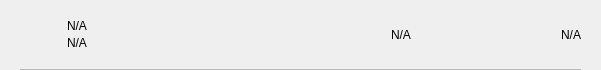
<?xml version="1.0" encoding="UTF-8"?>
<ui version="4.0">
 <class>TxRow</class>
 <widget class="QWidget" name="TxRow">
  <property name="geometry">
   <rect>
    <x>0</x>
    <y>0</y>
    <width>601</width>
    <height>70</height>
   </rect>
  </property>
  <property name="minimumSize">
   <size>
    <width>0</width>
    <height>40</height>
   </size>
  </property>
  <property name="windowTitle">
   <string>Form</string>
  </property>
  <layout class="QVBoxLayout" name="verticalLayout_3">
   <property name="spacing">
    <number>0</number>
   </property>
   <property name="leftMargin">
    <number>0</number>
   </property>
   <property name="topMargin">
    <number>0</number>
   </property>
   <property name="rightMargin">
    <number>0</number>
   </property>
   <property name="bottomMargin">
    <number>0</number>
   </property>
   <item>
    <widget class="QWidget" name="rowContainer" native="true">
     <layout class="QVBoxLayout" name="verticalLayout_2">
      <property name="spacing">
       <number>9</number>
      </property>
      <property name="leftMargin">
       <number>20</number>
      </property>
      <property name="topMargin">
       <number>9</number>
      </property>
      <property name="rightMargin">
       <number>20</number>
      </property>
      <property name="bottomMargin">
       <number>0</number>
      </property>
      <item>
       <widget class="QFrame" name="frame">
        <property name="styleSheet">
         <string notr="true">border:none;</string>
        </property>
        <property name="frameShape">
         <enum>QFrame::StyledPanel</enum>
        </property>
        <property name="frameShadow">
         <enum>QFrame::Raised</enum>
        </property>
        <layout class="QHBoxLayout" name="horizontalLayout" stretch="0,2,1,0">
         <property name="leftMargin">
          <number>0</number>
         </property>
         <property name="topMargin">
          <number>0</number>
         </property>
         <property name="rightMargin">
          <number>0</number>
         </property>
         <property name="bottomMargin">
          <number>0</number>
         </property>
         <item>
          <widget class="QPushButton" name="icon">
           <property name="focusPolicy">
            <enum>Qt::NoFocus</enum>
           </property>
           <property name="styleSheet">
            <string notr="true">border:none;</string>
           </property>
           <property name="text">
            <string/>
           </property>
           <property name="iconSize">
            <size>
             <width>28</width>
             <height>28</height>
            </size>
           </property>
          </widget>
         </item>
         <item>
          <layout class="QVBoxLayout" name="verticalLayout">
           <property name="spacing">
            <number>3</number>
           </property>
           <property name="leftMargin">
            <number>9</number>
           </property>
           <item>
            <widget class="QLabel" name="lblAddress">
             <property name="styleSheet">
              <string notr="true"/>
             </property>
             <property name="text">
              <string notr="true">N/A</string>
             </property>
             <property name="alignment">
              <set>Qt::AlignBottom|Qt::AlignLeading|Qt::AlignLeft</set>
             </property>
            </widget>
           </item>
           <item>
            <widget class="QLabel" name="lblDate">
             <property name="styleSheet">
              <string notr="true"/>
             </property>
             <property name="text">
              <string notr="true">N/A</string>
             </property>
             <property name="alignment">
              <set>Qt::AlignLeading|Qt::AlignLeft|Qt::AlignTop</set>
             </property>
            </widget>
           </item>
          </layout>
         </item>
         <item>
          <widget class="QLabel" name="lblStatus">
           <property name="styleSheet">
            <string notr="true"/>
           </property>
           <property name="text">
            <string notr="true">N/A</string>
           </property>
           <property name="alignment">
            <set>Qt::AlignLeading|Qt::AlignLeft|Qt::AlignVCenter</set>
           </property>
          </widget>
         </item>
         <item>
          <widget class="QLabel" name="lblAmount">
           <property name="styleSheet">
            <string notr="true"/>
           </property>
           <property name="text">
            <string notr="true">N/A</string>
           </property>
           <property name="alignment">
            <set>Qt::AlignTrailing|Qt::AlignRight|Qt::AlignVCenter</set>
           </property>
          </widget>
         </item>
        </layout>
       </widget>
      </item>
      <item>
       <widget class="QLabel" name="lblDivisory">
        <property name="minimumSize">
         <size>
          <width>0</width>
          <height>1</height>
         </size>
        </property>
        <property name="maximumSize">
         <size>
          <width>16777215</width>
          <height>1</height>
         </size>
        </property>
        <property name="styleSheet">
         <string notr="true">background-color:#bababa;</string>
        </property>
        <property name="text">
         <string/>
        </property>
        <property name="alignment">
         <set>Qt::AlignBottom|Qt::AlignLeading|Qt::AlignLeft</set>
        </property>
       </widget>
      </item>
     </layout>
    </widget>
   </item>
  </layout>
 </widget>
 <resources/>
 <connections/>
</ui>
